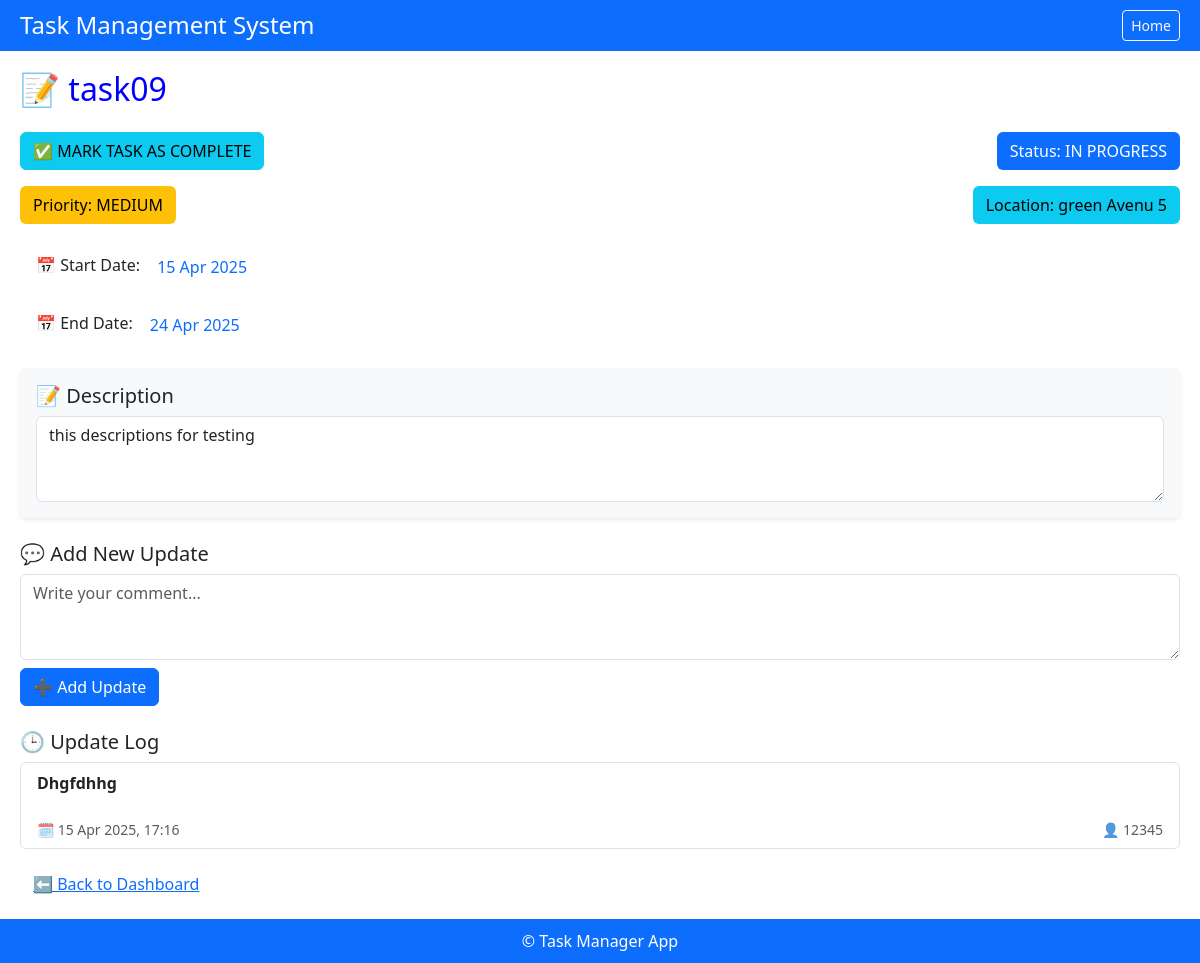
/task/5/, run on the app's committed database.
### emp_app/models.py (models this page shows, shortened)
class Task(models.Model):
    PRIORITY_CHOICES = [
        ('low', 'Low'),
        ('medium', 'Medium'),
        ('high', 'High'),
    ]
    STATUS = [
        ('in progress', 'IN PROGRESS'),
        ('completed', 'COMPLETED'),
    ]
    task_name = models.CharField(max_length=255, null=True, blank=True)
    location = models.ForeignKey(Locations, on_delete=models.CASCADE, null=True, blank=True)
    description = models.TextField(null=True, blank=True)
    start_date = models.DateField(default=timezone.now)
    end_date = models.DateField(null=True, blank=True)
    status = models.CharField(max_length=20, choices=STATUS, default='in progress')
    created_at = models.DateField(default=timezone.now)
    priority = models.CharField(
        max_length=10, choices=PRIORITY_CHOICES, default='Medium')
    history = HistoricalRecords()

class Locations(models.Model):
    location_name = models.CharField(max_length=255)
    created_at = models.DateTimeField(auto_now_add=True, null=True, blank=True)
    updated_at = models.DateTimeField(auto_now_add=True, null=True, blank=True)
    history = HistoricalRecords()
    def __str__(self):
        return self.location_name

class Comment(models.Model):
    task = models.ForeignKey(Task, on_delete=models.CASCADE, related_name='comments')
    comment_by = models.ForeignKey(EmployeeSignUp, on_delete=models.CASCADE, null=True, blank=True)
    comment_text = models.TextField()
    created_at = models.DateTimeField(auto_now_add=True)
    history = HistoricalRecords()
    def __str__(self):
        return f"Comment on {self.task.task_name} by {self.created_at}"

class EmployeeSignUp(AbstractUser):
    email = models.EmailField(unique=True)
    username = models.EmailField(null=True, blank=True)
    name = models.CharField(max_length=255, null=True, blank=True)
    created_at = models.DateTimeField(auto_now_add=True, null=True, blank=True)
    updated_at = models.DateTimeField(auto_now_add=True, null=True, blank=True)
    objects = Manager()
    USERNAME_FIELD = "email"
    REQUIRED_FIELDS = ["name"]

### emp_app/views.py (the view)
# urls.py: path('task/<int:pk>/', views.task_detail, name='task_detail'),
def task_detail(request, pk):
    task = Task.objects.get(pk=pk)
    locations = Locations.objects.all()
    latest_comment = Comment.objects.filter(task=task).order_by('-created_at').first()
    print("latest_comment", latest_comment)
    return render(request, 'task_detail.html', {'task': task, 'locations': locations,'latest_comment': latest_comment})

### emp_app/templates/task_detail.html (shortened to what this page needs)
{% extends 'base.html' %}
{% load static %}
{% block content %}
    <h2 class="card-title mb-4 "style="color: blue;">📝 {{ task.task_name }}</h2>
        <div class="d-flex justify-content-between align-items-center mb-3">
          <button class="btn btn-info" data-bs-toggle="modal" data-bs-target="#taskcompleteModal">
            ✅ MARK TASK AS COMPLETE
          </button>
          <button class="btn" style="margin-left: 10px;
            {% if task.status == 'pending' %}background-color: #ffc107; color: black;
            {% elif task.status == 'in progress' %}background-color: #0d6efd; color: white;
            {% elif task.status == 'completed' %}background-color: #198754; color: white;
            {% else %}background-color: #6c757d; color: white;{% endif %}" data-bs-toggle="modal"
            data-bs-target="">
            Status: {{ task.status|upper }}
          </button>
        </div>
       <div class="d-flex justify-content-between align-items-center mb-3" >
      <button class="btn" style="{% if task.priority == 'high' %}background-color: #dc3545; color: white;
          {% elif task.priority == 'medium' %}background-color: #ffc107; color: black;
          {% else %}background-color: #198754; color: white;{% endif %}" data-bs-toggle="modal"
          data-bs-target="#priorityModal">
          Priority: {{ task.priority|upper }}
        </button>
        <button class="btn" style="background-color: #0dcaf0; color: black;" data-bs-toggle="modal"
          data-bs-target="#locationModal">
           Location: {{ task.location }}
        </button>
      </div>
      <ul class="list-group list-group-flush mb-1">
        <li class="list-group-item">
          📅 Start Date:
          <button class="btn btn-link" style="text-decoration: none;">
            {{ task.start_date|date:'d M Y' }}
          </button>
        </li>
      </ul>
      <ul class="list-group list-group-flush mb-3" style="align-items:left;">
        <li class="list-group-item">
          📅 End Date:
          <button class="btn btn-link" data-bs-toggle="modal" data-bs-target="#endDateModal"
            data-end-date="{{ task.end_date|date:'Y-m-d' }}" style="text-decoration: none;">
            {{ task.end_date|date:'d M Y' }}
          </button>
        </li>
      </ul>
      <div class="bg-light p-3 rounded shadow-sm mb-4" data-bs-toggle="modal" data-bs-target="#descriptionModal"
        style="cursor: pointer;">
        <h5 class="mb-2">📝 Description</h5>
        <textarea class="form-control" rows="3" readonly>{{ task.description|striptags  }}</textarea>
      </div>
      <div class="mb-4">
        <h5>💬 Add New Update</h5>
        <form method="POST" action="{% url 'add_comment' task.id %}">
          <textarea name="comment_text" class="form-control mb-2" rows="3" placeholder="Write your comment..."
            required></textarea>
          <button type="submit" class="btn btn-primary">➕ Add Update</button>
        </form>
      </div>
      <h5 class="mt-4">🕒 Update Log</h5>
      <ul class="list-group">
        {% if latest_comment %}
        <li class="list-group-item">
          <div class="fw-semibold mb-1">{{ latest_comment.comment_text }}</div>
          <div class="d-flex justify-content-between text-muted small mt-4">
            <span>🗓 {{ latest_comment.created_at|date:"d M Y, H:i" }}</span>
            <span>👤 {{ latest_comment.comment_by.name }}</span>
          </div>
        </li>
        {% else %}
        <li class="list-group-item text-center">No updates yet.</li>
        {% endif %}
      </ul>
      <a href="{% url 'dashboard' %}" class="btn btn-link mt-3">⬅ Back to Dashboard</a>
    </div>
{% endblock %}

### emp_app/templates/base.html (style rules this page uses)
body { min-height: 100vh; display: flex; flex-direction: column; margin: 0; padding: 0; }

### data on the page
Task: task_name "task09", status "IN PROGRESS", priority "MEDIUM", location "green Avenu 5", start_date "15 Apr 2025", end_date "24 Apr 2025", description "this descriptions for testing"
Comment: comment_text "Dhgfdhhg", created_at "15 Apr 2025, 17:16", comment_by.name "12345"
